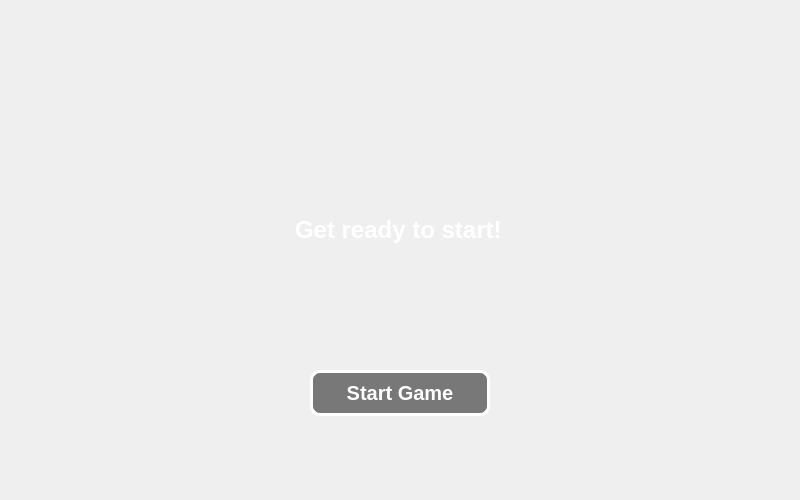
<?xml version="1.0" encoding="UTF-8"?>
<ui version="4.0">
 <class>LoadingGame</class>
 <widget class="QDialog" name="LoadingGame">
  <property name="geometry">
   <rect>
    <x>0</x>
    <y>0</y>
    <width>800</width>
    <height>500</height>
   </rect>
  </property>
  <property name="windowTitle">
   <string>Form</string>
  </property>
  <property name="styleSheet">
   <string notr="true">#LoadingGame {
	background-image: url(:/images/background_form.png);
}</string>
  </property>
  <widget class="QPushButton" name="pushButton_2">
   <property name="geometry">
    <rect>
     <x>310</x>
     <y>370</y>
     <width>180</width>
     <height>46</height>
    </rect>
   </property>
   <property name="font">
    <font>
     <family>Segoe UI</family>
     <pointsize>-1</pointsize>
     <bold>true</bold>
    </font>
   </property>
   <property name="styleSheet">
    <string notr="true">QPushButton {
    border: 3px solid white;
    background-color: rgba(0, 0, 0, 0.5);
    color: white;
    font-weight: bold;
    font-size: 20px;
    border-radius: 10px;
	height: 40px;
}</string>
   </property>
   <property name="text">
    <string>Start Game</string>
   </property>
  </widget>
  <widget class="QLabel" name="labelReadyToStart">
   <property name="geometry">
    <rect>
     <x>295</x>
     <y>210</y>
     <width>231</width>
     <height>40</height>
    </rect>
   </property>
   <property name="font">
    <font>
     <pointsize>18</pointsize>
     <bold>true</bold>
    </font>
   </property>
   <property name="styleSheet">
    <string notr="true">#labelReadyToStart {
	font-weight: bold;
   color: white;
}</string>
   </property>
   <property name="text">
    <string>Get ready to start!</string>
   </property>
  </widget>
 </widget>
 <resources/>
 <connections/>
</ui>
